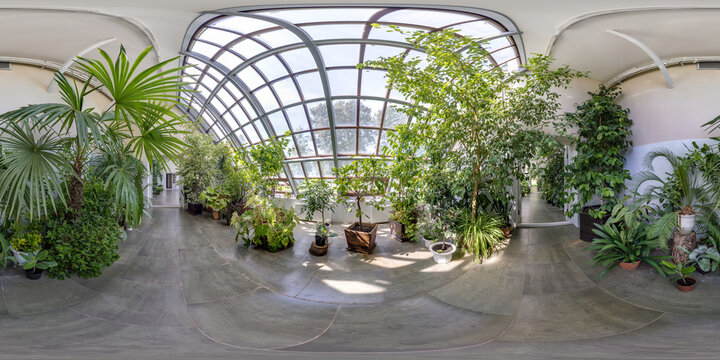
#> input picture test_images/sample-ERP.jpg, 720 x 360 px
$ python desimoneetal2016_with_compression.py
#> lines starting #> are read from the running program, lines starting #| are printed output that depends on the picture
### tools.py
from math import *
from numpy import *
import pprint

class Tools(object):

  # [47 lines left out: functions selectCoefficients, __chunks, not called in this run]

  @staticmethod
  def umount(data, newdimension):
    if len(newdimension) == 1:
      return(list(Tools.__chunks(data, newdimension[0])))
    elif len(newdimension) == 2:
      nrows, ncols = newdimension
      h, w = data.shape
      return (data.reshape(h//nrows, nrows, -1, ncols)
		.swapaxes(1,2)
		.reshape(-1, nrows, ncols))

  @staticmethod
  def remount(data, newdimension):
    if len(newdimension) == 1:
      returnedList = []
      for chunk in data:
	      for value in chunk:
	        returnedList += [value]
      return(returnedList)
    elif len(newdimension) == 2:
      h, w = newdimension
      n, nrows, ncols = data.shape
      return (data.reshape(h//nrows, -1, nrows, ncols)
		.swapaxes(1,2)
		.reshape(h, w))


### desimoneetal2016_with_compression.py
import matplotlib.pyplot as plt
from pdb import set_trace as pause

import sys
from numpy import *
from time import time
from glob import glob
from skimage.io import imread

from tools import *

def QMatrix(QF):

   #QF = 50 # A quantizacao nao deve funcionar nos casos extremos (QF = 0 e QF = 100)

   def __S(QF):
      return 5000./QF if QF < 50 else 200 - 2.*QF

   Q0 = asarray([[16, 11, 10, 16, 24, 40, 51, 61],
                    [12, 12, 14, 19, 26, 58, 60, 55],
                    [14, 13, 16, 24, 40, 57, 69, 56],
                    [14, 17, 22, 29, 51, 87, 80, 62],  # ITU and Simone et al
                  #   [14, 17, 22, 29, 51, 84, 80, 62],  # Bayer et al
                    [18, 22, 37, 56, 68, 109, 103, 77],
                    [24, 35, 55, 64, 81, 104, 113, 92],
                    [49, 64, 78, 87, 103, 121, 120, 101],
                    [72, 92, 95, 98, 112, 100, 103, 99]])

   #assert all(isclose(floor((__S(50)*Q0+50)/100.), Q0))
   return floor((__S(QF)*Q0+50)/100.)


class DeSimoneQuantMatrix:

    kLUT = None
    minLUT = None
    maxLUT = None

    Q = None

    def __init__(self, imgHeight, Q = QMatrix):
        self.__buildLUT(imgHeight)
        self.Q = Q

    def __str__(self):
        return "Implementation of 10.1109/PCS.2016.7906402"

    def __mapKandEl(self, rowIndex, imgHeight):
        el = rowIndex/imgHeight * pi - pi/2.
        kprime = arange(8)
        k = clip(0, 7, around(kprime/cos(el))).astype(int)
        return (k, el)

    def __buildLUT(self, imgHeight):
        N = 8
        ks, els = [], []
        rowIdxs = arange(0, imgHeight+1, N)

        for rowIdx in rowIdxs:
            k, el = self.__mapKandEl(rowIdx, imgHeight)
            ks += [k]; els += [el]
        ks = asarray(ks); els = abs(asarray(els))

        self.kLUT = unique(ks, axis=0)
        self.minLUT = asarray([finfo('f').max for x in self.kLUT])
        self.maxLUT = []
        auxMaxLUT = [finfo('f').min for x in self.kLUT]

        for idx in range(len(ks)):
            for idx2 in range(len(self.kLUT)):
                if sum(ks[idx] - self.kLUT[idx2]) == 0:
                    if els[idx] > auxMaxLUT[idx2]:
                        auxMaxLUT[idx2] = els[idx]
                    if els[idx] < self.minLUT[idx2]:
                        self.minLUT[idx2] = els[idx]

        for idx in range(len(self.kLUT)):
            if idx != len(self.kLUT)-1:
                self.maxLUT += [self.minLUT[idx+1]]
            else:
                self.maxLUT += [auxMaxLUT[idx]]

        self.maxLUT = asarray(self.maxLUT)

    def printLUT(self):
        for idx in range(len(self.kLUT)):
            print(self.kLUT[idx], "%.4f" % self.minLUT[idx], "%.4f" % self.maxLUT[idx])


    def QtildeAtEl(self, el, QF = 50):
        ks = None
        el = abs(el) # LUT is mirrored
        for idx in range(len(self.kLUT)):
            if el >= self.minLUT[idx] and el < self.maxLUT[idx]:
                ks = self.kLUT[idx]
        if ks is None and el == 0: ks = self.kLUT[0]
        Q = vstack(([self.Q(QF)[:,k] for k in ks])).T
        return Q


def DCT(N):
   C = zeros((N,N))
   for i in range(N):
      for j in range(N):
         alpha = 1./sqrt(N) if i == 0 else sqrt(2./N)
         C[i,j] = alpha*cos(pi*i*(2*j+1)/(2*N))
   return C

def encodeQuantiseNDecode(I, T, Q, N = 8):
    h, w = I.shape
    A = Tools.umount(I, (N, N))# - 128
    Aprime1 = einsum('mij, jk -> mik', einsum('ij, mjk -> mik', T, A), T.T) # forward transform
    Aprime2 = multiply(Q, around(divide(Aprime1, Q))) # quantization
    Aprime3 = einsum('mij, jk -> mik', einsum('ij, mjk -> mik', T.T, Aprime2), T) # inverse transform
    B = Tools.remount(Aprime3, (h, w)) #+ 128
    return Aprime2.reshape(h,w), B

def prepareQPhi(QF, h, w, N = 8):
    qHandler = DeSimoneQuantMatrix(h)
    els = linspace(-pi/2, pi/2, h//N+1)
    els = 0.5*(els[1:] + els[:-1]) # gets the "central" block elevation
    #pause()
    QPhi = asarray([qHandler.QtildeAtEl(el = el, QF = QF) for el in els])
    QPhi = repeat(QPhi, w//N, axis=0)
    plt.imshow(Tools.remount(QPhi, (h, w))); plt.show() # plot the quantization matrices map
    return QPhi


#'''
if __name__ == "__main__":


    #FName = 'PoleVault_le_3840x1920_30fps_8bit_420_erp_0.bmp'
    FName = './test_images/sample-ERP.jpg'

    I = around(255*imread(FName, True))
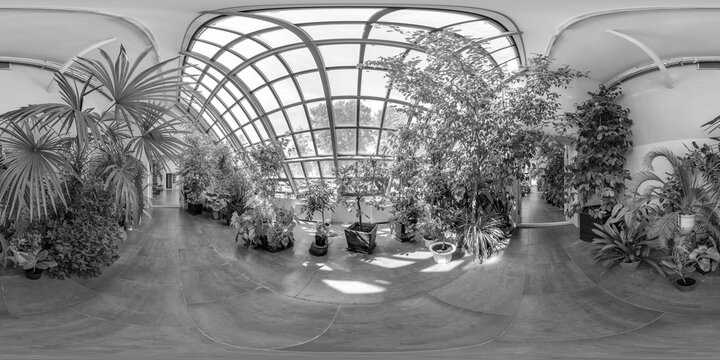
#> I: shape (360, 720) float64; min 0, max 255, mean 132
    plt.imshow(I, cmap='gray'); plt.show() # original


    QF = 50
    C = DCT(8)
    QPhi = prepareQPhi(QF, I.shape[0], I.shape[1])
#> in prepareQPhi, `plt.imshow(Tools.remount(QPhi, (h, w)))`:
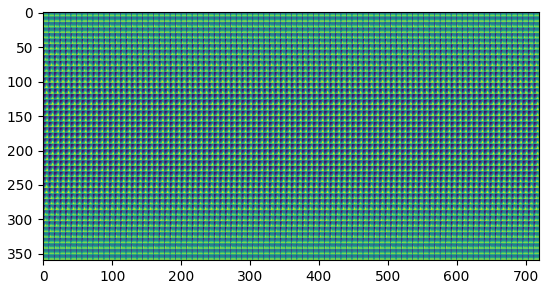
#> figure drawn by matplotlib, 1 panel

    _, Ir = encodeQuantiseNDecode(I, C, QPhi) # first value helps computing bpp
#> call 2 of remount, with data = array of shape (4050, 8, 8), newdimension = (360, 720)
#> in remount (call 2), `return (data.reshape(h//nrows, -1, nrows, ncols) .swapaxes(1,2) .resha..`:
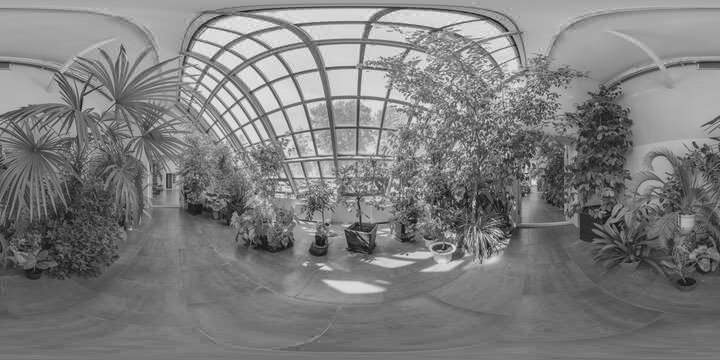
#> returned value: shape (360, 720) float64; min -31.48, max 298.8, mean 132; drawn with min black and max white
    Ir = clip(Ir, 0, 255)

    plt.imshow(Ir, cmap='gray'); plt.show() # decompressed image

    #print(I.shape, Ir.shape)
    plt.imshow(abs(I-Ir)); plt.show() #error
#> after `plt.imshow(abs(I - Ir))`:
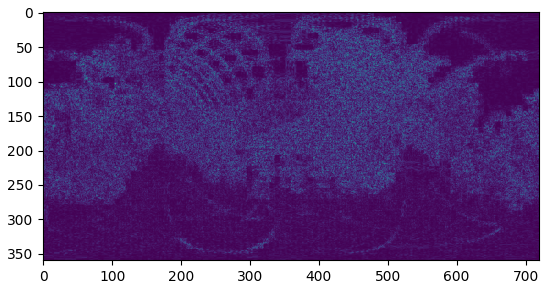
#> figure drawn by matplotlib, 1 panel

#'''
